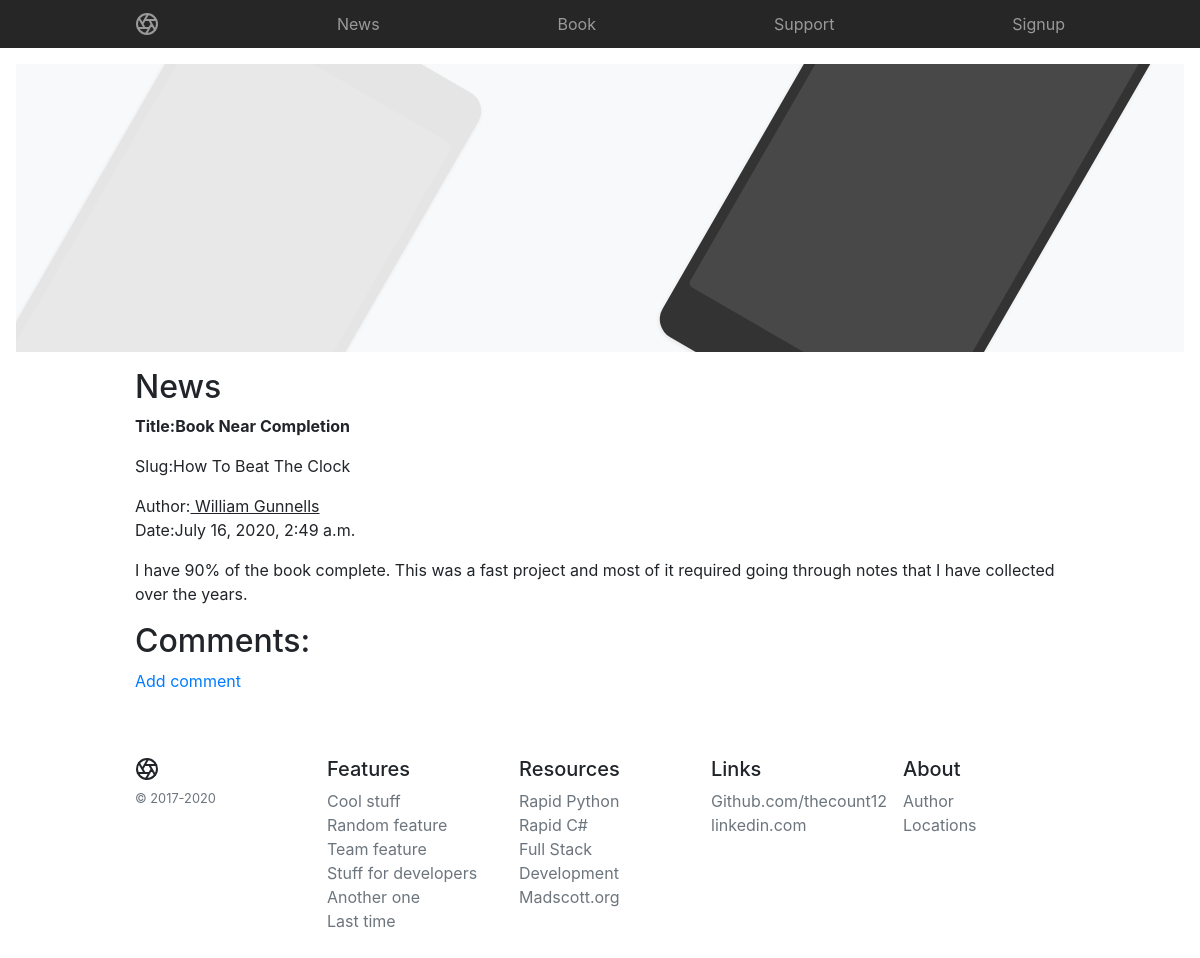
Page /blog/1/ on the committed database.
### blog/models.py (models this page shows, shortened)
class Post(models.Model):
    title = models.CharField(max_length=60)
    body = models.TextField()
    created = models.DateTimeField(auto_now_add=True)
    publishdate = models.DateTimeField(auto_now=False, auto_now_add=False, null=True, blank=True)
    author = models.CharField(default='author', max_length=60)
    slug = models.CharField(default='author', max_length=60)

### blog/views.py (the view)
# urls.py: url(r'^(?P<pk>\d+)/$',PostDetailView.as_view(), name='post-detail'),
class PostDetailView(DetailView):
    model=Post

### blog/templates/blog/post_detail.html (shortened to what this page needs)
{% extends 'basenews.html' %}
{% block content %}
<h2>News</h2>
<p><b>Title:{{ post.title }}</b></p>
<p>Slug:{{ post.slug}}</p>
<p>Author:<u> {{ post.author}}</u>
<br>Date:{{ post.created}}</p>
<p>{{ post.body|safe}}</p>
<h2>Comments:</h2>
<p><a href="/blog/{{ post.id }}/comment/">Add comment</a>
{% endblock %}

### rows in the picture
Post: title "Book Near Completion", slug "How To Beat The Clock", author "William Gunnells", created "July 16, 2020, 2:49 a.m.", body "I have 90% of the book complete. This was a fast project and most of it required going through notes that I have collected over the years."
